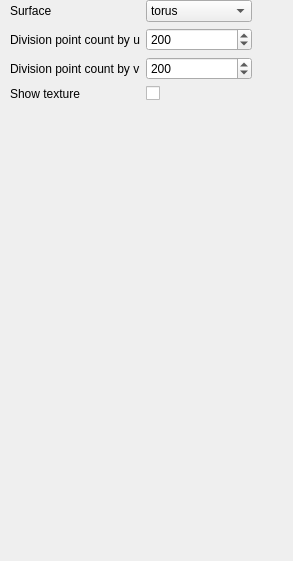
     <widget class="QWidget" name="ps_page">
      <property name="geometry">
       <rect>
        <x>0</x>
        <y>0</y>
        <width>293</width>
        <height>561</height>
       </rect>
      </property>
      <attribute name="label">
       <string>Parametric Surfaces</string>
      </attribute>
      <widget class="QWidget" name="layoutWidget">
       <property name="geometry">
        <rect>
         <x>10</x>
         <y>0</y>
         <width>242</width>
         <height>132</height>
        </rect>
       </property>
       <layout class="QFormLayout" name="ps_form">
        <property name="rightMargin">
         <number>0</number>
        </property>
        <item row="1" column="0">
         <widget class="QLabel" name="divisionPointCountByULabel">
          <property name="text">
           <string>Division point count by u</string>
          </property>
         </widget>
        </item>
        <item row="1" column="1">
         <widget class="QSpinBox" name="uDivPointCountSpinBox">
          <property name="minimum">
           <number>5</number>
          </property>
          <property name="maximum">
           <number>1000</number>
          </property>
          <property name="value">
           <number>200</number>
          </property>
         </widget>
        </item>
        <item row="2" column="0">
         <widget class="QLabel" name="divisionPointCountByVLabel">
          <property name="text">
           <string>Division point count by v</string>
          </property>
         </widget>
        </item>
        <item row="2" column="1">
         <widget class="QSpinBox" name="vDivPointCountSpinBox">
          <property name="minimum">
           <number>5</number>
          </property>
          <property name="maximum">
           <number>1000</number>
          </property>
          <property name="value">
           <number>200</number>
          </property>
         </widget>
        </item>
        <item row="0" column="0">
         <widget class="QLabel" name="surfaceLabel">
          <property name="text">
           <string>Surface</string>
          </property>
         </widget>
        </item>
        <item row="0" column="1">
         <widget class="QComboBox" name="surfaceComboBox">
          <property name="currentIndex">
           <number>0</number>
          </property>
          <item>
           <property name="text">
            <string>torus</string>
           </property>
          </item>
          <item>
           <property name="text">
            <string>dupin cycle</string>
           </property>
          </item>
          <item>
           <property name="text">
            <string>sphere</string>
           </property>
          </item>
          <item>
           <property name="text">
            <string>cylinder</string>
           </property>
          </item>
          <item>
           <property name="text">
            <string>cone</string>
           </property>
          </item>
          <item>
           <property name="text">
            <string>seashell</string>
           </property>
          </item>
         </widget>
        </item>
        <item row="3" column="0">
         <widget class="QLabel" name="showTextureLabel">
          <property name="text">
           <string>Show texture</string>
          </property>
         </widget>
        </item>
        <item row="3" column="1">
         <widget class="QCheckBox" name="showTextureCheckBox"/>
        </item>
       </layout>
      </widget>
     </widget>
